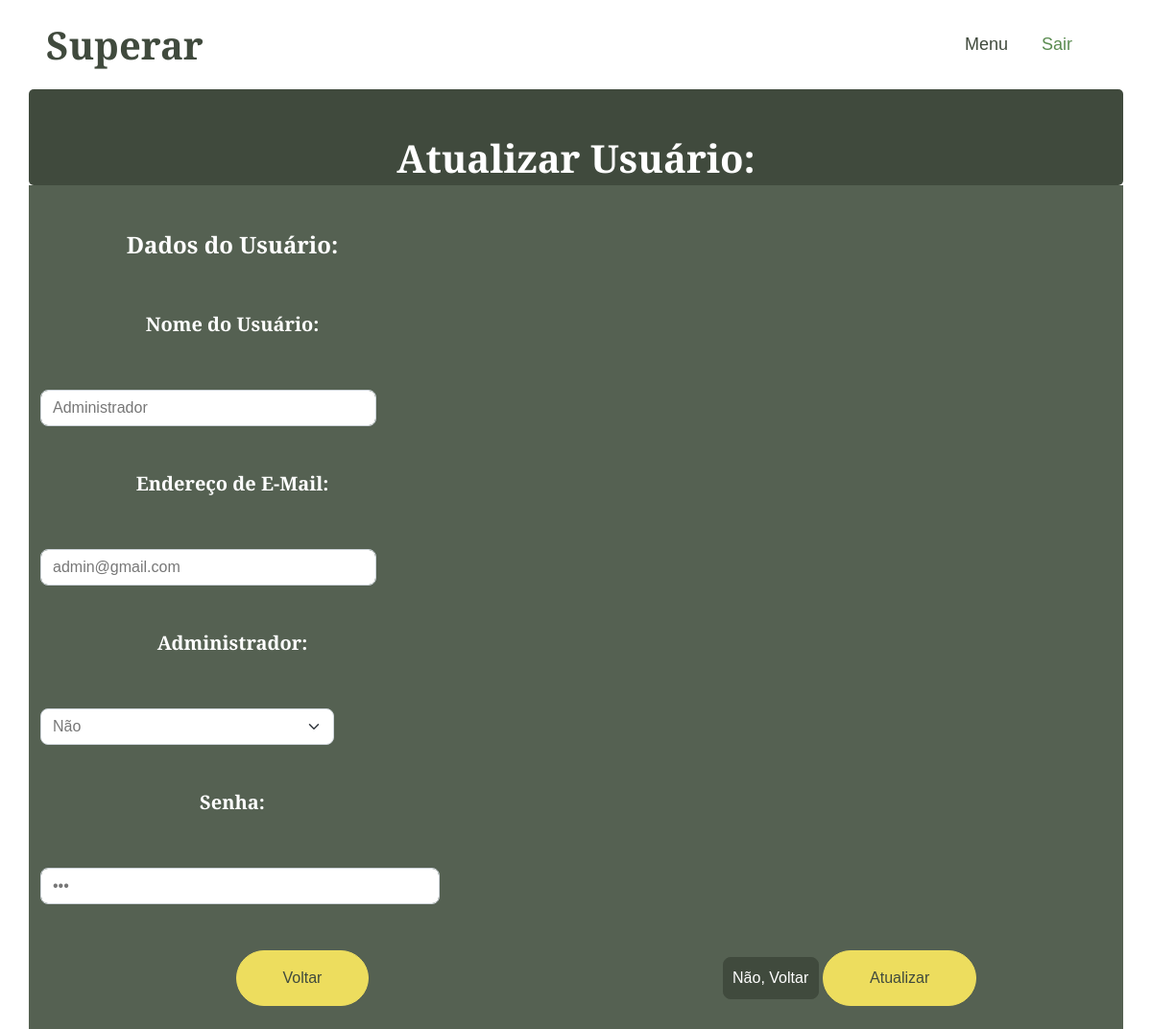
The page /usuupdate.php?updateid=7 (signed in) on the database as committed earlier.
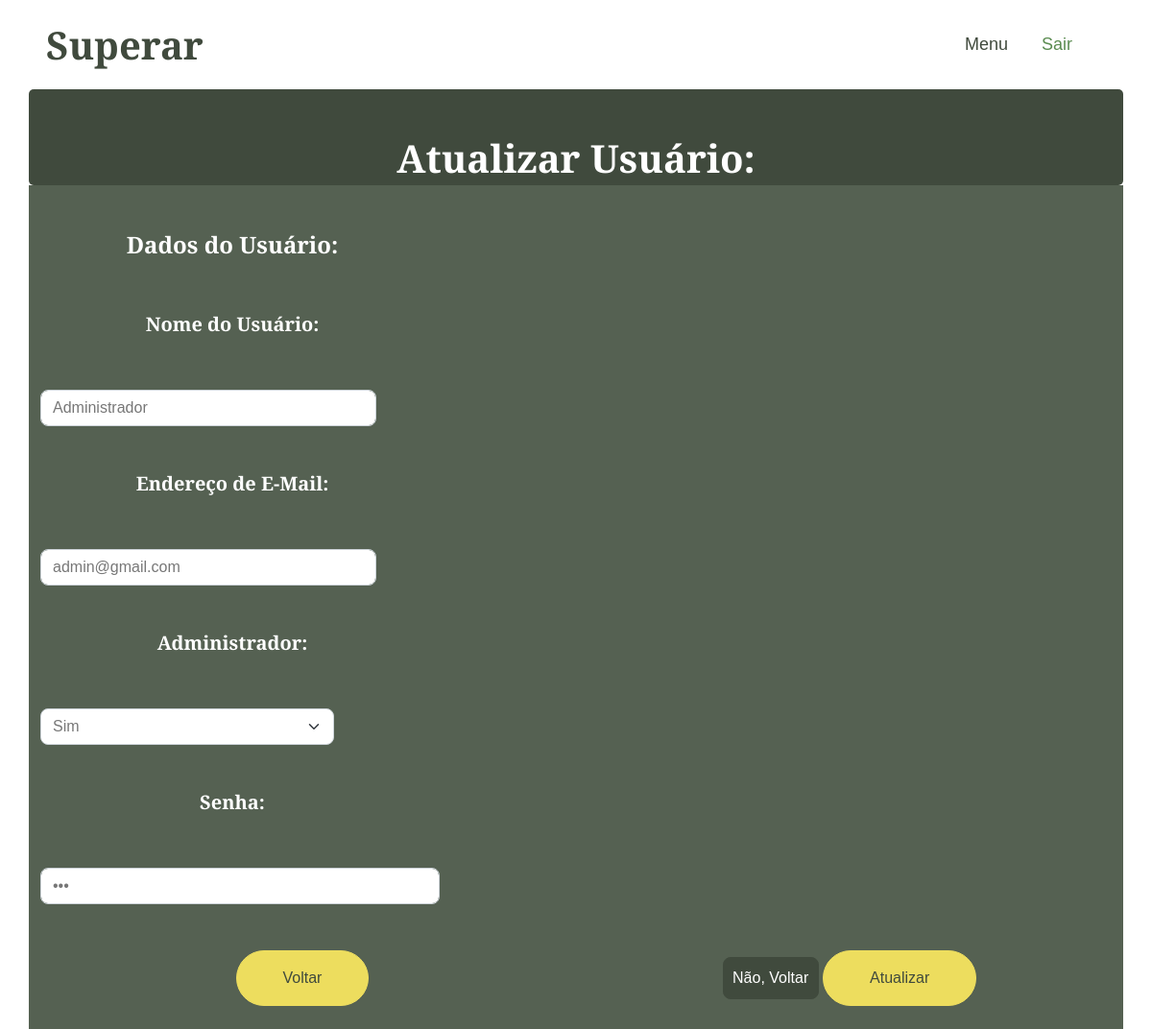
The same page on the database as committed later.
### tables this page shows
CREATE TABLE `usuario` (
  `id` int(11) NOT NULL,
  `nome` varchar(100) NOT NULL,
  `email` varchar(100) NOT NULL,
  `senha` varchar(100) NOT NULL,
  `master` char(1) NOT NULL
);

### usuupdate.php (the view, shortened to what the changed rows need)
<?php
include('connect.php');
$id = $_GET['updateid'];
$sql = 'select * from usuario where id =' . $id;
$result = mysqli_query($con, $sql);
$row = mysqli_fetch_assoc($result);
$nome = $row['nome'];
$email = $row['email'];
$master = $row['master'];
$senha = $row['senha'];
?>
<!DOCTYPE html>
<html lang="pt-BR">
<head>
    <link href="https://cdnjs.cloudflare.com/ajax/libs/font-awesome/5.10.0/css/all.min.css" rel="stylesheet">
    <link href="https://cdn.jsdelivr.net/npm/bootstrap-icons@1.4.1/font/bootstrap-icons.css" rel="stylesheet">
    <link href="lib/animate/animate.min.css" rel="stylesheet">
    <link href="lib/owlcarousel/assets/owl.carousel.min.css" rel="stylesheet">
    <link href="lib/lightbox/css/lightbox.min.css" rel="stylesheet">
    <link href="css/bootstrap.min.css" rel="stylesheet">
    <link href="css/style.css" rel="stylesheet">
</head>
<body>
    <nav class="navbar navbar-expand-lg bg-white navbar-light sticky-top px-4 px-lg-5">
        <h1 class="m-0">Superar</h1>
    </nav>
    <div class="text-center mx-auto wow fadeInUp" data-wow-delay="0.1s">
        <div class="container" style="background-color: #404A3D; width: 2000px; height: 100px; border-radius: 5px;">
            <div class="container text-center py-5" style="height: 100px; color: black;">
                <h2 style="color: rgb(255, 255, 255); font-size: 2.5rem;">Atualizar Usuário:</h2>
            </div>
        </div>
        <div class="container" style="background-color: #556152;">
            <form method="post" >
                <div class="row" style="background-color: #556152;">
                    <div class="col" style="margin-right: 520px;"> <br><br>
                        <input type="text" class="form-control" name="nome" id="nome" value="<?php echo $nome; ?>" required style="width: 350px;">
                    </div>
                    <div class="col" style="margin-right: 520px;"> <br><br>
                        <input type="email" class="form-control" name="email" id="email" value="<?php echo $email; ?>" required style="width: 350px;">
                    </div>
                    <div class="col" style="margin-right: 810px;"> <br><br>
                        <select name="master" id="admin" class="form-select" required>
                        <option value="S" <?php if($master=='S') {echo 'selected';}  ?>>Sim</option>
                        <option value="N" <?php if($master=='N') {echo 'selected';}  ?>>Não</option>
                        </select>
                    </div>
                    <div class="col" style="margin-right: 700px;"> <br><br>
                        <input type="password" class="form-control" name="senha" id="senha" value="<?php echo $senha?>">
                    </div>
                </div>
                <br><br>
                <br>
            </form>
        </div>
    </div>
</body>
</html>

Rows that differ between the two databases and show on the page:
changed usuario "Administrador": master "Não" → "Sim"
